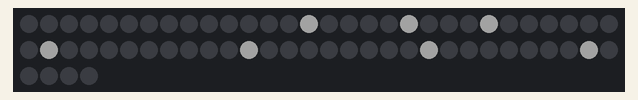
This sketch was run on a simulated Arduino Uno, built with avr-gcc and run on an emulated ATmega328P. Parts: 64 RGB LEDs in strip order, left to right, continuing on the next row. Dim RGB values are drawn brighter than linear; random numbers use the default seed unless the sketch sets one.

Above: at 0.07 s.
At 15.73 s:
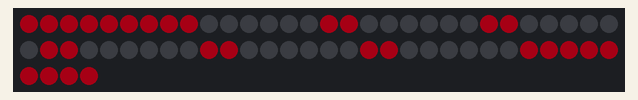
At 18.25 s:
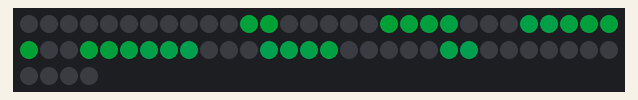
At 21.06 s:
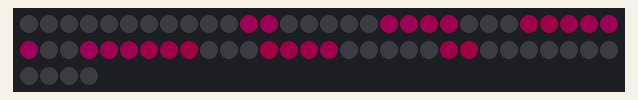
At 27.35 s:
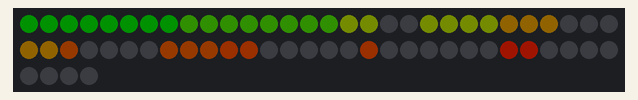
At 39.0 s:
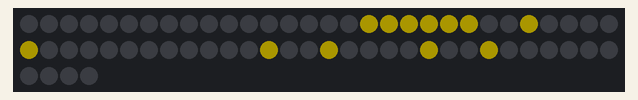

The sketch:

led_hat.ino
```cpp
#include <Adafruit_NeoPixel.h>
#ifdef __AVR__
  #include <avr/power.h>
#endif

// Which pin on the Flora is connected to the NeoPixels?
#define PIN            6

// When we setup the NeoPixel library, we tell it how many pixels, and which pin to use to send signals.
Adafruit_NeoPixel pixels = Adafruit_NeoPixel(64, PIN, NEO_GRB + NEO_KHZ800);

// Shapes
byte smile[] = {B00000000, B00000000, B01111110, B01000010, B00000000, B00100100, B00100100, B00000000};
byte hhLogo[] = {B00000000, B01010000, B01111010, B01011110, B10001010, B01000001, B00110010, B00001100};
byte diamond[] = {B00000000, B00011000, B00111100, B01111110, B01111110, B00111100, B00011000, B00000000};
byte hacksterLogo[] = {B00000000, B00100100, B00100100, B01110100, B10111101, B00101110, B00100100, B00100100};
byte subscribe[] = {B00000000, B01110000, B00100100, B00101110, B00100100, B00110000, B00100000, B00000000};

void setup() {
  pixels.begin();
  pixels.setBrightness(45); //To reduce power consumption
}

void clear() {
  for(int i=0;i<64;i++){
    pixels.setPixelColor(i, pixels.Color(0,0,0));
  }
}

void setPixelForColor(int row, int col, uint32_t color) {
  if ((row % 2) == 1){
    pixels.setPixelColor(row*8+(7-col), color);
  } else {
    pixels.setPixelColor(row*8+col, color);
  }
}

void rain(int cycles, int delayTime) {
  int rain[] = {0,0,0,0,0,0,0,0};
  int values[] = {0,0,0,0,0,0,0,0};

  for (int v=0; v<8; v++) {
    values[v] = random(0, 10) * 10;
  }

  for (int c=0; c<cycles; c++) {
    for (int f=0; f<10; f++) {
      for (int col = 0; col < 8; col++) {
        int row = map(values[col], 0, 100, 0, 8);
        if ((row % 2) == 1) {
          pixels.setPixelColor((64-row*8)+(7-col), pixels.Color(200,200,200));
        } else {
          pixels.setPixelColor((64-row*8)+col, pixels.Color(200,200,200));
        }
      }

      pixels.show();
      delay(delayTime);

      for (int v=0; v<8; v++) {
        values[v] = (values[v] + 10) % 100;
      }

      clear();
      delay(100);
     }
   }
}

void sineWave(int cycles, int delayLength) {
  int wave[] = {0,0,0,0,0,0,0,0};
   int values[] = {0,0,0,0,0,0,0,0};

   for (int c = 0; c < cycles; c++) {
    for (int p = 0; p < 360/10; p++) {
       wave[0] = (wave[0] + 10) % 360;
       values[0] = int(50.0*(sin(1*(wave[0]*PI/180)) + 1));

       for(int i=1; i<8; i++) {
        wave[i] = (wave[i-1] + int(360.0/8.0)) % 360;
        values[i] = int(50.0*(sin(1*(wave[i]*PI/180)) + 1));
       }

      clear();

      //Draw the audio levels
      for (int col = 0; col < 8; col++) {
        for(int row = 0; row < map(values[col], 0, 100, 2, 8); row++){
          if ((row % 2) == 1) {
            pixels.setPixelColor(row*8+(7-col), pixels.Color(row*30,  96 - 10*row, 0));
          } else {
            pixels.setPixelColor(row*8+col, pixels.Color(row*30,  96 - 12*row, 0));
          }

        }
      }

      pixels.show();
      delay(delayLength);
    }
   }

   clear();
   pixels.show();
}

void audioLevels(int cycles, int delayLength) {
  int wave[] = {0,0,0,0};
   int values[] = {0,0,0,0};

   for (int c = 0; c < cycles; c++) {
    for (int p = 0; p < 360/10; p++) {
       wave[0] = (wave[0] + 10) % 360;
       values[0] = int(50.0*(sin(1*(wave[0]*PI/180)) + 1));

       for(int i=1; i<4; i++) {
        wave[i] = (wave[i-1] + 102) % 360;
        values[i] = int(50.0*(sin(1*(wave[i]*PI/180)) + 1));
       }

      clear();

      //Draw the audio levels
      for (int col = 0; col < 4; col++) {
        for(int row = 0; row < map(values[col], 0, 100, 2, 8); row++){
          if ((row % 2) == 1) {
            pixels.setPixelColor(row*8+(7-2*col), pixels.Color(0,  row*30, 96 - 10*row));
            pixels.setPixelColor(row*8+(7-2*col-1), pixels.Color(0,  row*30, 96 - 10*row));
          } else {
            pixels.setPixelColor(row*8+2*col, pixels.Color(0,  row*30, 96 - 12*row));
            pixels.setPixelColor(row*8+2*col+1, pixels.Color(0, row*30,  96 - 12*row));
          }

        }
      }

      pixels.show();
      delay(delayLength);
    }
   }

   clear();
   pixels.show();
}

void drawShape(byte shape[], uint32_t color, boolean flash, int cycles, int delayTime) {
  for(int c = 0; c < cycles; c++) {
    for(int i=0;i<8;i++) {
      for(int j=0; j<8; j++) {
        if(bitRead(shape[i], j) == 1) {
          setPixelForColor(i, j, color);
        }
      }
    }

    pixels.show(); // This sends the updated pixel color to the hardware.
    delay(delayTime); // Delay for a period of time (in milliseconds).

    if (flash) {
      clear();
      pixels.show();
      delay(delayTime); // Delay for a period of time (in milliseconds).
    }
  }

  clear();
  pixels.show();
}

void animate(byte shape[][8], int frames, uint32_t color, int cycles, int delayTime) {
  for (int c=0; c<cycles; c++) {
    for (int s=0; s<frames; s++) {
      drawShape(shape[s], color, false, 1, delayTime);
    }
  }

  clear();
  pixels.show();
}

void rainbowAnimation(byte shape[][8], int frames, int cycles, int delayTime) {
  for (int c=0; c<cycles; c++) {
    for (int r=0; r<256; r+=35) {
      for (int s=0; s<frames; s++) {
        drawShape(shape[s], Wheel(r), false, 1, delayTime);
      }
    }
  }

  clear();
  pixels.show();
}

void tunnelAnimation(uint32_t color, boolean rainbow, int cycles, int delayTime) {
  byte animation[][8] = {{B00000000, B00000000, B00000000, B00011000, B00011000, B00000000, B00000000, B00000000},
  {B00000000, B00000000, B00111100, B00100100, B00100100, B00111100, B00000000, B00000000},
  {B00000000, B01111110, B01000010, B01000010, B01000010, B01000010, B01111110, B00000000},
  {B11111111, B10000001, B10000001, B10000001, B10000001, B10000001, B10000001, B11111111}};

  if (rainbow) {
    rainbowAnimation(animation, 4, cycles, delayTime);
  } else {
    animate(animation, 4, color, cycles, delayTime);
  }
}

void twoColor(byte shape[], uint32_t color1, uint32_t color2, int cycles, int delayTime) {
  for(int c = 0; c < cycles; c++) {
    for(int i=0;i<8;i++){
      for(int j=0; j<8; j++) {
        if(bitRead(shape[i], j) == 1){
          setPixelForColor(i, j, color1);
        } else {
          setPixelForColor(i, j, color2);
        }
      }
    }

    pixels.show(); // This sends the updated pixel color to the hardware.
    delay(delayTime); // Delay for a period of time (in milliseconds).
  }

  clear();
  pixels.show();
}

void rainbowShape(byte shape[], uint8_t wait){
  for(int r=0; r<256; r++) {
    for(int i=0;i<8;i++){
      for(int j=0; j<8; j++) {
        if(bitRead(shape[i], j) == 1){
          setPixelForColor(i, j, Wheel((i+j+r) & 255));
        }
      }
    }

    pixels.show();
    delay(wait);
  }

  clear();
  pixels.show();
}

void rainbow(uint8_t wait) {
  uint16_t i, j;

  for(j=0; j<256; j++) {
    for(i=0; i<64; i++) {
      pixels.setPixelColor(i, Wheel((i+j) & 255));
    }
    pixels.show();
    delay(wait);
  }
  clear();
  pixels.show();
}

// Input a value 0 to 255 to get a color value.
// The colours are a transition r - g - b - back to r.
uint32_t Wheel(byte WheelPos) {
  WheelPos = 255 - WheelPos;
  if(WheelPos < 85) {
    return pixels.Color(255 - WheelPos * 3, 0, WheelPos * 3);
  }
  if(WheelPos < 170) {
    WheelPos -= 85;
    return pixels.Color(0, WheelPos * 3, 255 - WheelPos * 3);
  }
  WheelPos -= 170;
  return pixels.Color(WheelPos * 3, 255 - WheelPos * 3, 0);
}

void loop() {
  rain(5, 20);
  tunnelAnimation(pixels.Color(0,0,255), true, 5, 50);
  rainbowShape(diamond, 20);
  sineWave(5, 25);
  audioLevels(5, 25);
  drawShape(smile, pixels.Color(255,227,0), true, 10, 500);
  rainbow(20);

  /*drawShape(hacksterLogo, pixels.Color(28,172,247), false, 30, 500);
  drawShape(subscribe, pixels.Color(255,227,0), false, 30, 500);
  drawShape(hhLogo, pixels.Color(0,0,255), false, 20, 500);*/
}
```

Measured:
- what the display in image 5 shows lasts 0.5 s, from 39.0 s to 39.5 s
